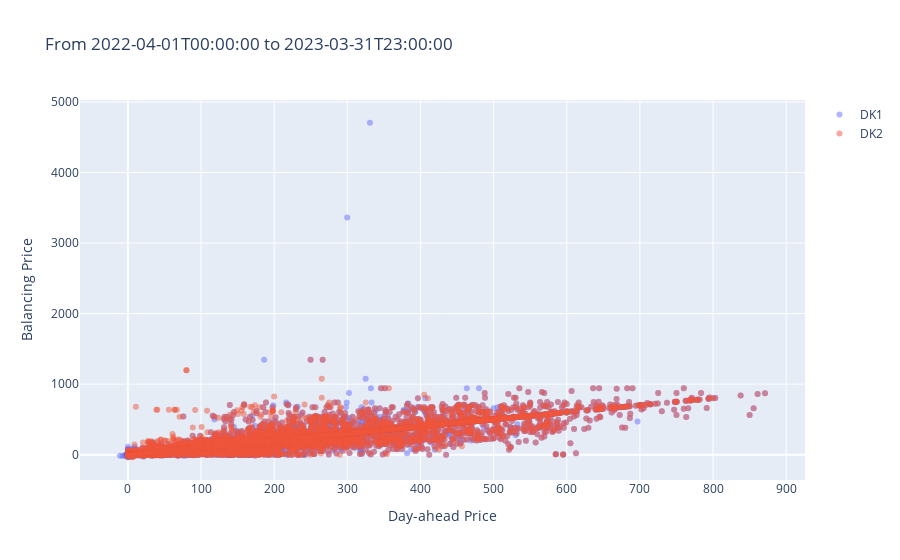

Here is the notebook cell this chart was saved with:
### Code cell
traces = []
for price_area in price_areas:
    rows = prices.table("""
    select spot_price, balancing_price, datetime_start 
    from _
    where price_area = ? -- and datetime_start like '%T16:00%'
    """, parameters=[price_area])
    [x, y, labels] = zip(*rows)
    traces.append({"x": x, "y": y, "text": labels, "name": price_area, "mode": "markers", "marker": {"opacity": 0.5}})
layout = {
    "xaxis": {"title": "Day-ahead Price"},
    "yaxis": {"title": "Balancing Price"},
    "title": f"From {start_datetime} to {end_datetime}"
}
go.Figure(data=traces, layout=layout).show()

### Figure 1 — Plotly figure (JSON) as saved in the notebook; plotly's stock layout.template omitted (floating-point values rounded to 4 significant figures; data arrays with more than 128 entries replaced by an {"elided": "..."} marker saying what was removed)
{"data": [{"marker": {"opacity": 0.5}, "mode": "markers", "name": "DK1", "text": {"elided": "8758 str values"}, "type": "scatter", "x": {"elided": "8758 float values"}, "y": {"elided": "8758 float values"}}, {"marker": {"opacity": 0.5}, "mode": "markers", "name": "DK2", "text": {"elided": "8758 str values"}, "type": "scatter", "x": {"elided": "8758 float values"}, "y": {"elided": "8758 float values"}}], "layout": {"title": {"text": "From 2022-04-01T00:00:00 to 2023-03-31T23:00:00"}, "xaxis": {"title": {"text": "Day-ahead Price"}}, "yaxis": {"title": {"text": "Balancing Price"}}}}
